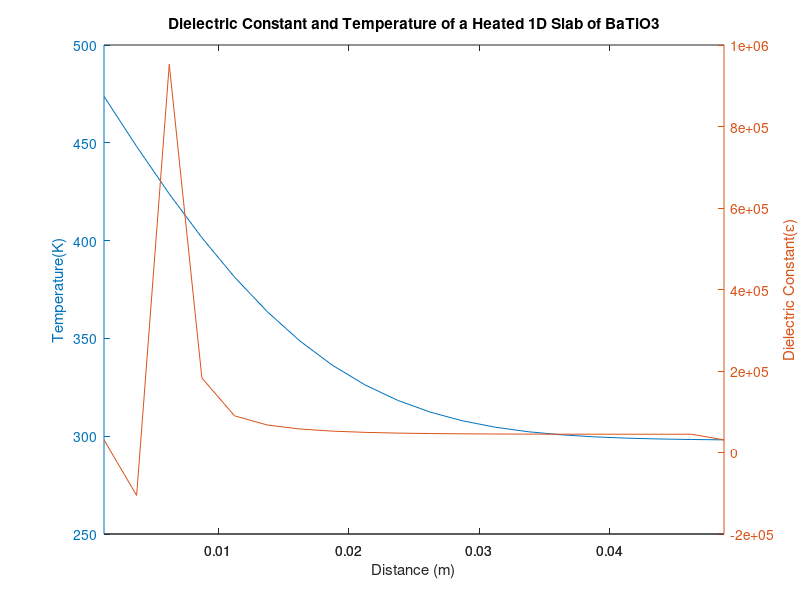
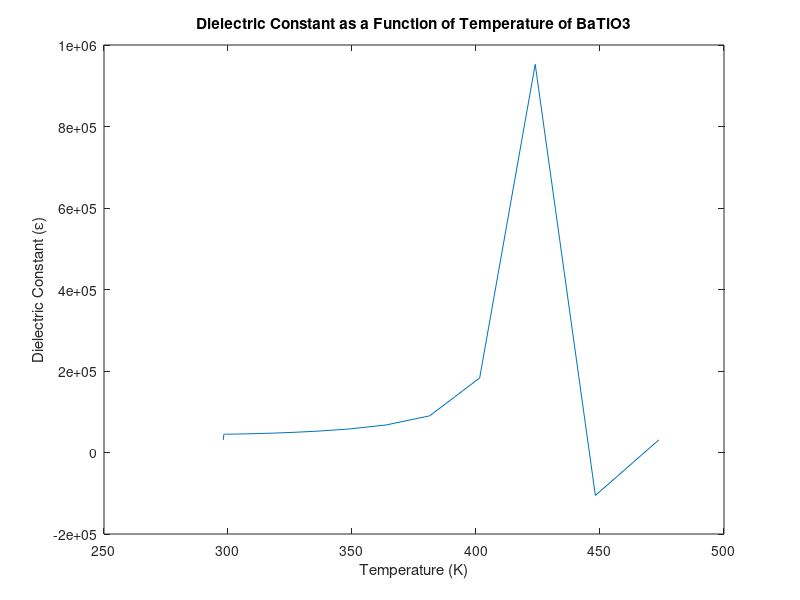

MATLAB code for these plots, in order:
%Initialise Variables:

tNew=60 %seconds, simulation time
dt=1 %seconds, timestep

L=0.05; %metres, slab thickness 
nx=20; %metres, number of steps in x direction
dx=L/nx;%metres, size of step in x direction
x=dx/2:dx:L-dx/2;%metres, position in x direction

k=6 %thermal conductivity
rho=6020 %density
C=527 %specific heat capacity
const=(k)/(rho*C) %thermal diffusivity

T0=298; %Kelvin, initial temperature of slab
TW=500; %Kelvin, initial tempature of left surface
TE=298; %Kelvin, initial tempature of right surface
TC=408.15; %Kelvin, first order transition temperature

K=1.6*(10^5)%Curie constant
g=-1
G=1

E0 = 500

%Create Matrix with Initial values:
T=ones(nx,1)*T0;

TNew=zeros(nx,1);

E=ones(nx,1)*E0

ENew=zeros(nx,1)
   ENew(1) = 500
    ENew(nx) = 500
    
t=0:dt:tNew

for i = 1:length(t)
    for j = 2:nx-1
        TNew(j) = const*((T(j+1)-T(j))/dx^2 + (T(j-1)-T(j))/dx^2);% Master equation
         
         if (TNew>TC)
    ENew(j) = K/(T(j)-TC)
         else 
         ENew(j) = K/(2*(TC-T(j)))
          %ENew(j) = (4*G/(3*g.^2)) + (K/(8*TNew(j)-TC))
      end
 TNew(1) = const*((T(2)-T(1))/dx^2 + (TW-T(1))/dx^2); %right boundary condition
 TNew(nx) = const*((TE-T(nx))/dx^2 + (T(nx-1)-T(nx))/dx^2); %left boundary condition
    end
    
 E = E+ENew
 T = T+(TNew*dt);

    
 
end
 

 figure (1) % new figure
[hAx,hLine1,hLine2] = plotyy(x,T,x,E);
    title('Dielectric Constant and Temperature of a Heated 1D Slab of BaTiO3')
    xlabel('Distance (m)')
    ylabel(hAx(1),'Temperature(K)') % left y-axis 
ylabel(hAx(2),'Dielectric Constant(\epsilon)') % right y-axis
    %plot (x,E,'r','Linewidth',2)
    %pause(1)
    
    figure(2)
    plot(T,E)
    title('Dielectric Constant as a Function of Temperature of BaTiO3')
    xlabel('Temperature (K)')
    ylabel('Dielectric Constant (\epsilon)')

